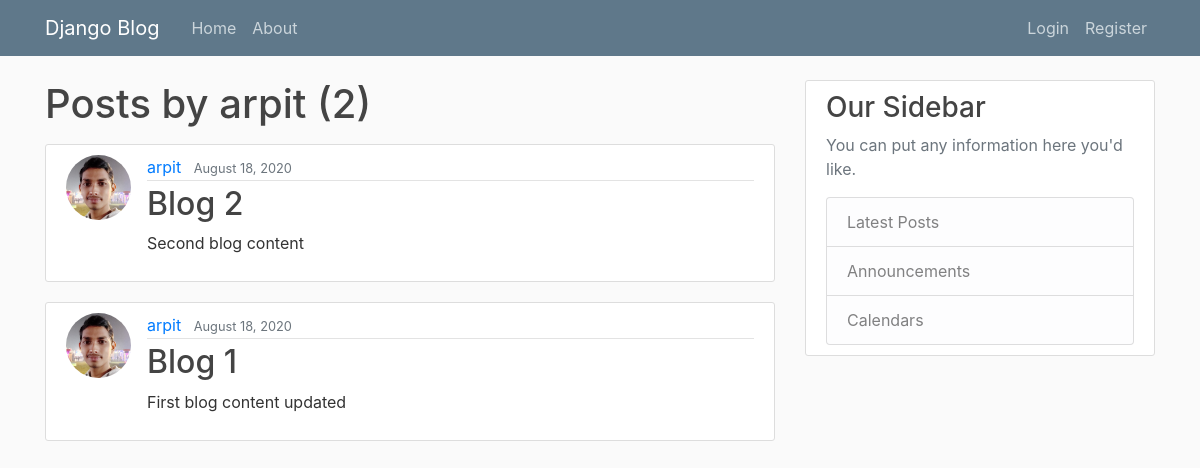
/user/arpit/, run on an earlier commit of the app's database.
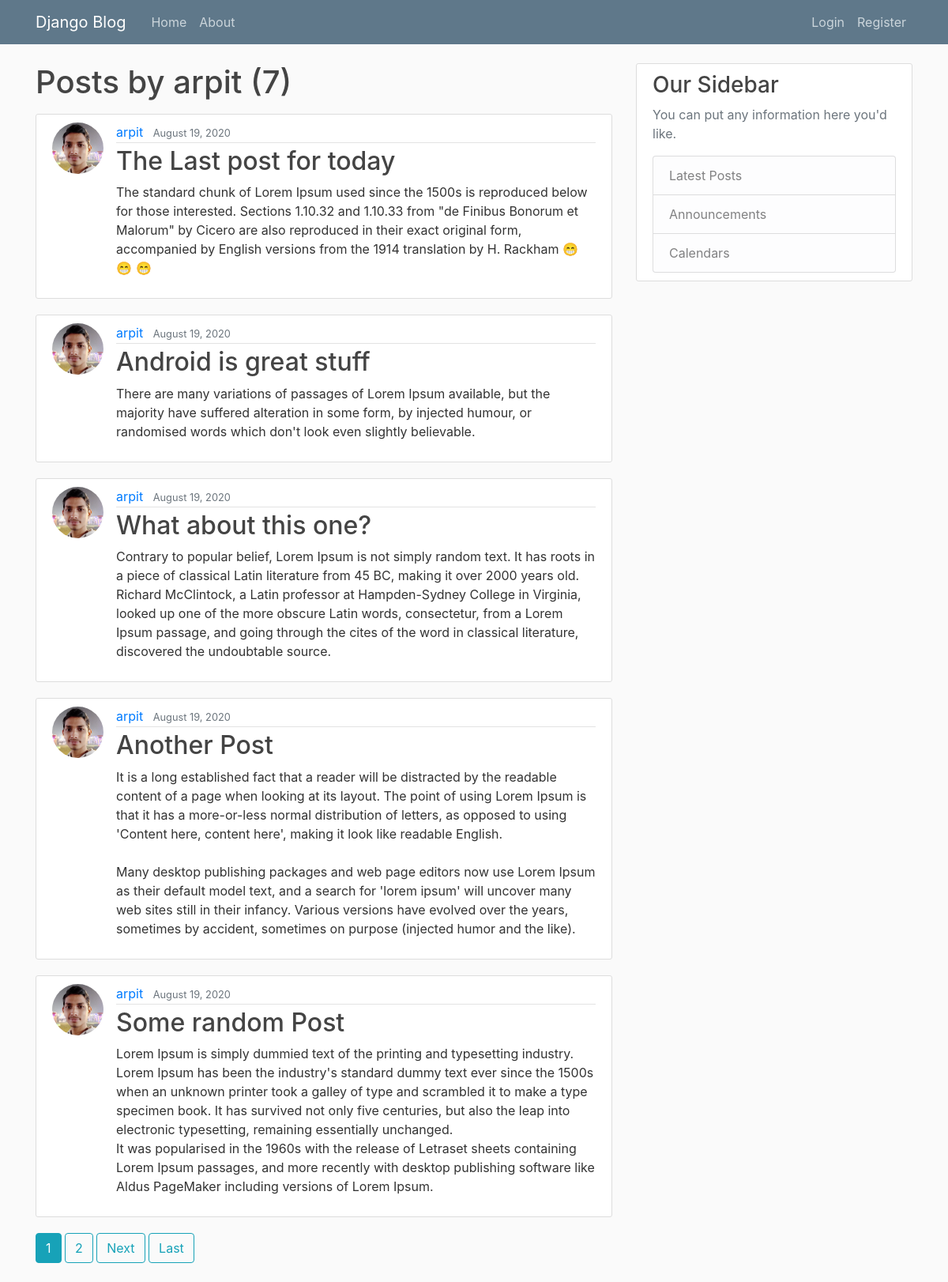
And on a later commit of the database.
### blog/models.py (models this page shows, shortened)
class Post(models.Model):
    title = models.CharField(max_length=100)
    content = models.TextField()
    date_posted = models.DateTimeField(default=timezone.now)
    author = models.ForeignKey(User, on_delete=models.CASCADE)

### users/models.py (models this page shows, shortened)
class Profile(models.Model):
    user = models.OneToOneField(User, on_delete=models.CASCADE)
    image = models.ImageField(default='default.jpg', upload_to='profile_pics')

### blog/views.py (the view)
# urls.py: path('user/<str:username>/', UserPostListView.as_view(), name='user-posts'),
class UserPostListView(ListView):
    model = Post
    template_name = 'blog/user_posts.html'
    context_object_name = 'posts'
    paginate_by = 5
    def get_queryset(self):
        user = get_object_or_404(User, username=self.kwargs['username'])
        return Post.objects.filter(author=user).order_by('-date_posted')

### blog/templates/blog/user_posts.html (shortened to what this page needs)
{% extends 'blog/base.html' %}
{% block content %}
    <h1 class="mb-3">Posts by {{ view.kwargs.username }} ({{ page_obj.paginator.count }})</h1>
    {% for post in posts %}
        <article class="media content-section">
            <img class="rounded-circle article-img" src="{{ post.author.profile.image.url }}" alt="">
            <div class="media-body">
                <div class="article-metadata">
                    <a class="mr-2" href="{% url 'blog:user-posts' post.author.username %}">{{ post.author }}</a>
                    <small class="text-muted">{{ post.date_posted|date:'F d, Y' }}</small>
                </div>
                <h2><a class="article-title" href="{% url 'blog:detail' post.pk %}">{{ post.title }}</a></h2>
                <p class="article-content">{{ post.content }}</p>
            </div>
        </article>
    {% endfor %}
    {% if is_paginated %}
        {% for num in page_obj.paginator.page_range %}
            {% if page_obj.number == num %}
                <a class="btn btn-info mb-4" href="?page={{ num }}">{{ num }}</a>
            {% elif num > page_obj.number|add:'-3' and num < page_obj.number|add:'3' %}
                <a class="btn btn-outline-info mb-4" href="?page={{ num }}">{{ num }}</a>
            {% endif %}
        {% endfor %}
        {% if page_obj.has_next %}
            <a class="btn btn-outline-info mb-4" href="?page={{ page_obj.next_page_number }}">Next</a>
            <a class="btn btn-outline-info mb-4" href="?page={{ page_obj.paginator.num_pages }}">Last</a>
        {% endif %}
    {% endif %}
{% endblock content %}

What changed in the data, as far as the page shows it:
no longer on this page (row unchanged): Post: author.profile.image (picture), author "arpit", date_posted "August 18, 2020", title "Blog 2", content "Second blog content"
no longer on this page (row unchanged): Post: author.profile.image (picture), author "arpit", date_posted "August 18, 2020", title "Blog 1", content "First blog content updated"
added Post: author.profile.image (picture), author "arpit", date_posted "August 19, 2020", title "The Last post for today", content "The standard chunk of Lorem Ipsum used since the 1500s is reproduced below for those interested. Sections 1.10.32 and 1.10.33 from \"de Finibus Bonorum et Malorum\" by Cicero are also reproduced in their exact original form, accompanied by English versions from the 1914 translation by H. Rackham 😁 😁 😁"
added Post: author.profile.image (picture), author "arpit", date_posted "August 19, 2020", title "Android is great stuff", content "There are many variations of passages of Lorem Ipsum available, but the majority have suffered alteration in some form, by injected humour, or randomised words which don't look even slightly believable."
added Post: author.profile.image (picture), author "arpit", date_posted "August 19, 2020", title "What about this one?", content "Contrary to popular belief, Lorem Ipsum is not simply random text. It has roots in a piece of classical Latin literature from 45 BC, making it over 2000 years old. Richard McClintock, a Latin professor at Hampden-Sydney College in Virginia, looked up one of the more obscure Latin words, consectetur, from a Lorem Ipsum passage, and going through the cites of the word in classical literature, discovered the undoubtable source."
added Post: author.profile.image (picture), author "arpit", date_posted "August 19, 2020", title "Another Post", content "It is a long established fact that a reader will be distracted by the readable content of a page when looking at its layout. The point of using Lorem Ipsum is that it has a more-or-less normal distribution of letters, as opposed to using 'Content here, content here', making it look like readable English. Many desktop publishing packages and web page editors now use Lorem Ipsum as their default model text, and a search for 'lorem ipsum' will uncover many web sites still in their infancy. Various versions have evolved over the years, sometimes by accident, sometimes on purpose (injected humor and the like)."
added Post: author.profile.image (picture), author "arpit", date_posted "August 19, 2020", title "Some random Post", content "Lorem Ipsum is simply dummied text of the printing and typesetting industry. Lorem Ipsum has been the industry's standard dummy text ever since the 1500s when an unknown printer took a galley of type and scrambled it to make a type specimen book. It has survived not only five centuries, but also the leap into electronic typesetting, remaining essentially unchanged. It was popularised in the 1960s with the release of Letraset sheets containing Lorem Ipsum passages, and more recently with desktop publishing software like Aldus PageMaker including versions of Lorem Ipsum."
Also different on the page:
{{ page_obj.paginator.count }}: "2" → "7"
new list line: "1"
new list line: "2"
text now shown: "Next Last"
